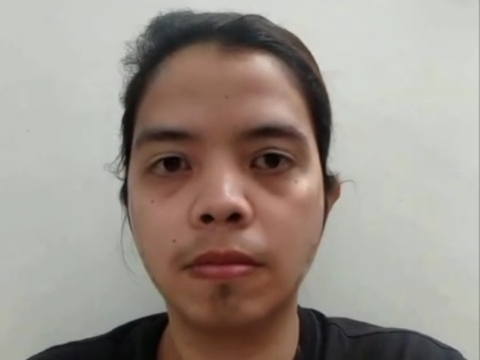
#> input picture uploaded/template/template01.jpeg, 480 x 360 px, found by its file name; its folder holds 4 pictures in this run
$ python imgSimilarity-SIFT.py uploaded/template out.png
#> lines starting #> are read from the running program, lines starting #| are printed output that depends on the picture
import cv2
import pickle
import os
import pandas as pd
import matplotlib.pyplot as plt
import matplotlib.image as mpimg
import numpy as np
import warnings
import itertools
import xlsxwriter
import sys
from tqdm import tqdm
from datetime import datetime
from string import ascii_uppercase as i
from itertools import combinations_with_replacement
from io import BytesIO

# Resize images to a similar dimension
# This helps improve accuracy and decreases unnecessarily high number of keypoints

def imageResizeTrain(image):
    maxD = 500
    height,width = image.shape
    aspectRatio = width/height
    if aspectRatio < 1:
        newSize = (int(maxD*aspectRatio),maxD)
    else:
        newSize = (maxD,int(maxD/aspectRatio))
    image = cv2.resize(image,newSize)
    return image

# [10 lines left out: function imageResizeTest, not called in this run]

# Using opencv's sift implementation here
def computeSIFT(image):
    sift = cv2.SIFT_create()
    return sift.detectAndCompute(image, None)

#ORB
# def computeSIFT(image):
#     sift = cv2.ORB_create()
#     return sift.detectAndCompute(image, None)

def fetchKeypointFromFile(i):
    filepath = keypoint_img_path + "/" + str(imageList[i].split('.')[0]) + ".txt"
    keypoint = []
    file = open(filepath,'rb')
    deserializedKeypoints = pickle.load(file)
    file.close()
    for point in deserializedKeypoints:
        temp = cv2.KeyPoint(
            x=point[0][0],
            y=point[0][1],
            size=point[1],
            angle=point[2],
            response=point[3],
            octave=point[4],
            class_id=point[5]
        )
        keypoint.append(temp)
    return keypoint

#template
def fetchKeypointFromFile_template(i):
    filepath = keypoint_temp_path + "/" + str(templateList[i].split('.')[0]) + ".txt"
    keypoint = []
    file = open(filepath,'rb')
    deserializedKeypoints = pickle.load(file)
    file.close()
    for point in deserializedKeypoints:
        temp = cv2.KeyPoint(
            x=point[0][0],
            y=point[0][1],
            size=point[1],
            angle=point[2],
            response=point[3],
            octave=point[4],
            class_id=point[5]
        )
        keypoint.append(temp)
    return keypoint


def fetchDescriptorFromFile(i):
    filepath = descriptor_img_path + "/" + str(imageList[i].split('.')[0]) + ".txt"
    file = open(filepath,'rb')
    descriptor = pickle.load(file)
    file.close()
    return descriptor


#template
def fetchDescriptorFromFile_template(i):
    filepath = descriptor_temp_path + "/" + str(templateList[i].split('.')[0]) + ".txt"
    file = open(filepath,'rb')
    descriptor = pickle.load(file)
    file.close()
    return descriptor

def calculateResultsFor(i,j):
    keypoint1 = fetchKeypointFromFile_template(i)
    # keypoint1_template = fetchKeypointFromFile_template(i)
    descriptor1 = fetchDescriptorFromFile_template(i)
    # descriptor1_template = fetchDescriptorFromFile_template(i)
    keypoint2 = fetchKeypointFromFile(j)
    # keypoint2_template = fetchKeypointFromFile_template(j)
    descriptor2 = fetchDescriptorFromFile(j)
    # descriptor2_template = fetchDescriptorFromFile_template(j)
    matches = calculateMatches(descriptor1, descriptor2)
    score = calculateScore(len(matches),len(keypoint1),len(keypoint2))
    # plot = getPlotFor(i,j,keypoint1,keypoint2,matches)
    # print(len(matches),len(keypoint1),len(keypoint2),len(descriptor1),len(descriptor2))
    return score
    # if score > 10:
    #     print("Image already used")

# [4 lines left out: function getPlotFor, not called in this run]

def calculateScore(matches,keypoint1,keypoint2):
    return 100 * (matches/min(keypoint1,keypoint2))

def calculateMatches(des1,des2):
    bf = cv2.BFMatcher()
    matches = bf.knnMatch(des1,des2,k=2)
    topResults1 = []
    for m,n in matches:
        if m.distance < 0.7*n.distance:
            topResults1.append([m])

    matches = bf.knnMatch(des2,des1,k=2)
    topResults2 = []
    for m,n in matches:
        if m.distance < 0.7*n.distance:
            topResults2.append([m])

    topResults = []
    for match1 in topResults1:
        match1QueryIndex = match1[0].queryIdx
        match1TrainIndex = match1[0].trainIdx

        for match2 in topResults2:
            match2QueryIndex = match2[0].queryIdx
            match2TrainIndex = match2[0].trainIdx

            if (match1QueryIndex == match2TrainIndex) and (match1TrainIndex == match2QueryIndex):
                topResults.append(match1)
    return topResults

# [29 lines left out: functions getPlot, getCombination, not called in this run]

if __name__ =="__main__":
    # Define the folder path
    pathDataset             = sys.argv[1]
    pathReportResult        = sys.argv[2]
    lengthDataset           = len(pathDataset.split('/'))
    dataset_name            = pathDataset.split('/')[lengthDataset-1]
    folder_path             = pathDataset
    template_path           = "/apps/data/DeepFake/template"
    result_path             = folder_path + "/result"
    keypoint_img_path       = folder_path + "/keypoint_image"
    keypoint_temp_path      = folder_path + "/keypoint_template"
    descriptor_img_path     = folder_path + "/descriptor_image"
    descriptor_temp_path    = folder_path + "/descriptor_template"
    feather_path            = folder_path + "/feather"

    if os.path.exists(result_path):
        pass
    else:
        os.mkdir(result_path)

    if os.path.exists(keypoint_img_path):
        pass
    else:
        os.mkdir(keypoint_img_path)

    if os.path.exists(keypoint_temp_path):
        pass
    else:
        os.mkdir(keypoint_temp_path)

    if os.path.exists(descriptor_img_path):
        pass
    else:
        os.mkdir(descriptor_img_path)

    if os.path.exists(descriptor_temp_path):
        pass
    else:
        os.mkdir(descriptor_temp_path)

    if os.path.exists(feather_path):
        pass
    else:
        os.mkdir(feather_path)

    if os.path.exists(pathReportResult):
        pass
    else:
        os.mkdir(pathReportResult)

    # List of valid image extensions
    valid_extensions = ['.jpg', '.jpeg', '.png', '.gif', '.bmp']

    # Get a list of all files in the folder
    files_in_folder    = os.listdir(folder_path)
    template_in_folder = os.listdir(template_path)

    # Filter files by image extensions
    image_files    = [file for file in files_in_folder if os.path.splitext(file)[1].lower() in valid_extensions]
    # print("🚀 ~ image_files:", image_files)
    template_files = [file for file in template_in_folder if os.path.splitext(file)[1].lower() in valid_extensions]
    # print("🚀 ~ template_files:", template_files)

    # Define a list of images the way you like
    imageList    = image_files
    templateList = template_files

#Batch
batch_size = 500  # Adjust the batch size based on your system's capacity

#TEMPLATE
templatesBW = []
for templateName in tqdm(templateList):
    templatePath = os.path.join(template_path,str(templateName))
    try:
        templatesBW.append(imageResizeTrain(cv2.imread(templatePath,0))) # flag 0 means grayscale
#> in imageResizeTrain, `maxD = 500`: maxD = 500
#> in imageResizeTrain, `newSize = (maxD,int(maxD/aspectRatio))`: newSize = (500, 375)
#> in imageResizeTrain, `image = cv2.resize(image,newSize)`:
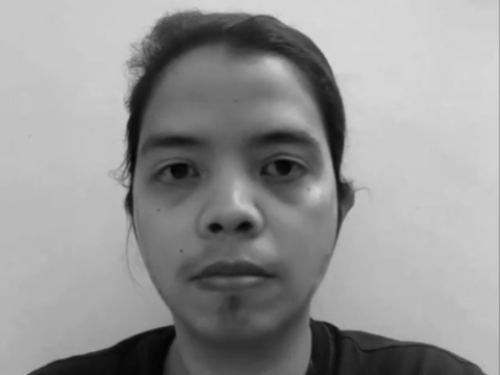
#> image: shape (375, 500); min 3, max 216, mean 148.6
    except:
        continue
#> pass 2 of the loop `for templateName in tqdm(templateList):`:
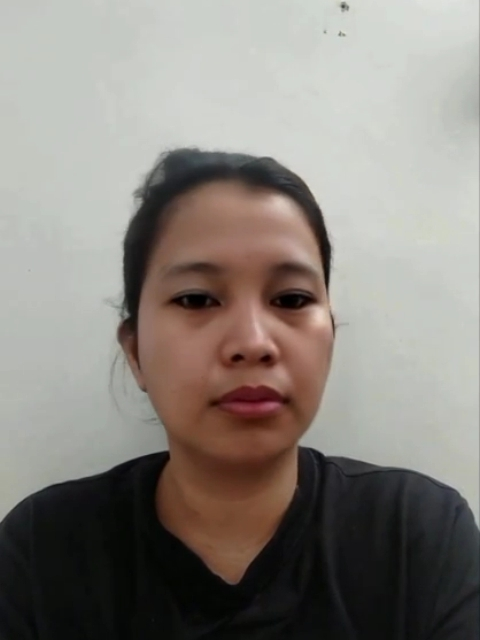
#> input picture uploaded/template/template02.jpeg, 480 x 640 px, found by its file name
#> in imageResizeTrain (call 2), `newSize = (int(maxD*aspectRatio),maxD)`: newSize = (375, 500)
#> in imageResizeTrain (call 2), `image = cv2.resize(image,newSize)`:
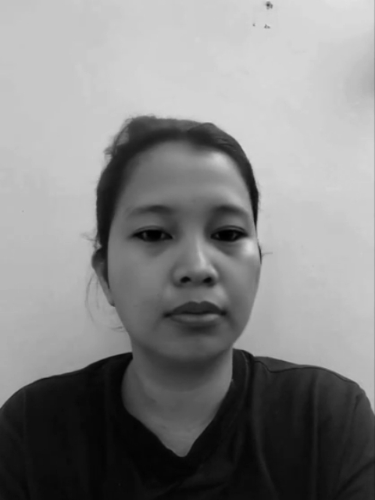
#> image: shape (500, 375); min 0, max 225, mean 132.6
#> pass 3 of the loop `for templateName in tqdm(templateList):`:
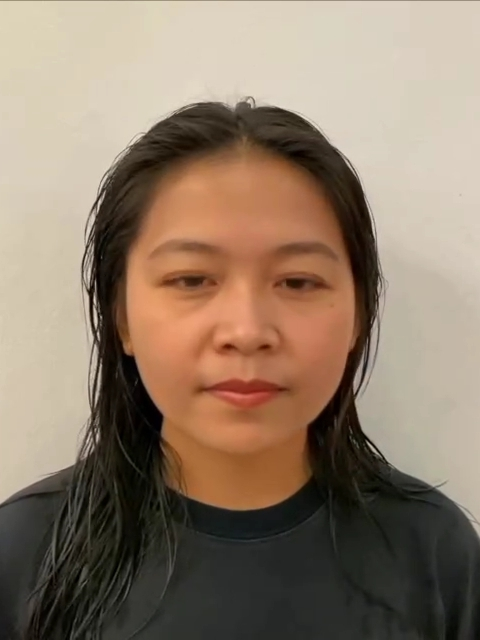
#> input picture uploaded/template/template03.jpeg, 480 x 640 px, found by its file name
#> in imageResizeTrain (call 3), `image = cv2.resize(image,newSize)`:
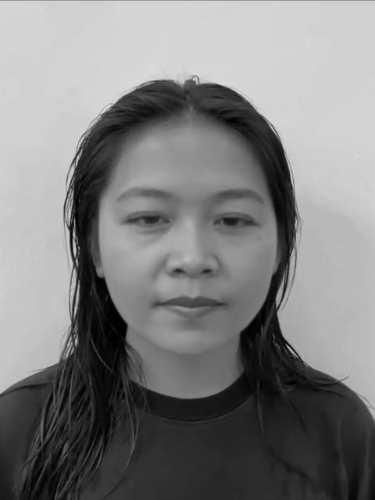
#> image: shape (500, 375); min 0, max 222, mean 127.5
#> the loop made 4 passes; the first 3 are shown

# Process Images in Batches
for batch_start in range(0, len(imageList), batch_size):
    # Get a batch of images
    batch_images = imageList[batch_start:batch_start + batch_size]
#> batch_images = ['template01.jpeg', 'template02.jpeg', 'template03.jpeg', 'template04.jpeg']

    imagesBW = []
    for templateName in tqdm(batch_images):
        imagePath = os.path.join(folder_path, str(templateName))
        try:
            # Read and resize the image (grayscale)
            img = cv2.imread(imagePath, 0)  # 0 = grayscale
#> img: shape (360, 480); min 3, max 217, mean 148.7
            imagesBW.append(imageResizeTrain(img))
        except Exception as e:
            print(f"Error loading image {templateName}: {e}")
            continue

    keypoints_template = []
#> keypoints_template = []
    descriptors_template = []
    for i,image in tqdm(enumerate(templatesBW)):
        keypointTemp, descriptorTemp = computeSIFT(image)
        keypoints_template.append(keypointTemp)
        descriptors_template.append(descriptorTemp)

# Extract keypoints and descriptors for each batch
    keypoints = []
    descriptors = []
    for i, image in tqdm(enumerate(imagesBW)):
        try:
            keypointTemp, descriptorTemp = computeSIFT(image)
            keypoints.append(keypointTemp)
            descriptors.append(descriptorTemp)
        except Exception as e:
            print(f"Error processing image {batch_images[i]}: {e}")
            continue

    # [17 lines of commented-out code are left out]
    for i, keypoint in enumerate(keypoints):
        deserializedKeypoints = [
            (point.pt, point.size, point.angle, point.response, point.octave, point.class_id)
            for point in keypoint
        ]
        filepath = keypoint_img_path + "/" + str(batch_images[i].split('.')[0]) + ".txt"
        with open(filepath, 'wb') as fp:
            pickle.dump(deserializedKeypoints, fp)

    #template
    for i,keypoint in enumerate(keypoints_template):
        deserializedKeypoints = []
        filepath = keypoint_temp_path + "/" + str(templateList[i].split('.')[0]) + ".txt"
        for point in keypoint:
            temp = (point.pt, point.size, point.angle, point.response, point.octave, point.class_id)
            deserializedKeypoints.append(temp)
        with open(filepath, 'wb') as fp:
            pickle.dump(deserializedKeypoints, fp)

    for i, descriptor in enumerate(descriptors):
        filepath = descriptor_img_path + "/" + str(batch_images[i].split('.')[0]) + ".txt"
        with open(filepath, 'wb') as fp:
            pickle.dump(descriptor, fp)

    # [6 lines of commented-out code are left out]
    for i,descriptor in enumerate(descriptors_template):
        filepath = descriptor_temp_path + "/" + str(templateList[i].split('.')[0]) + ".txt"
        with open(filepath, 'wb') as fp:
            pickle.dump(descriptor, fp)

# Print the obtained combinations
colname = ['image1','image2','score']
all_result = pd.DataFrame(columns=colname)

for i in range(len(templateList)): #loop template
    # print("🚀 ~ i:", i)
    for j in tqdm(range(len(imageList))): #loop dataset
        # print("🚀 ~ j:", j)
        try:
            score = calculateResultsFor(i,j)
            # print("🚀 ~ score:", score)
        except Exception as e:
            print(f"Error processing {templateList[i]} and {imageList[j]}: {str(e)}")
            continue
        row = [templateList[i], imageList[j], score]
        result = pd.DataFrame([row],columns = colname)
        all_result = pd.concat([all_result,result])
        high_score = all_result[all_result['score'] >= 17]
# print(feather_path + "/result_"+ dataset_name +".feather")
#> (the run stopped early here; a loop or call above may not have finished)
